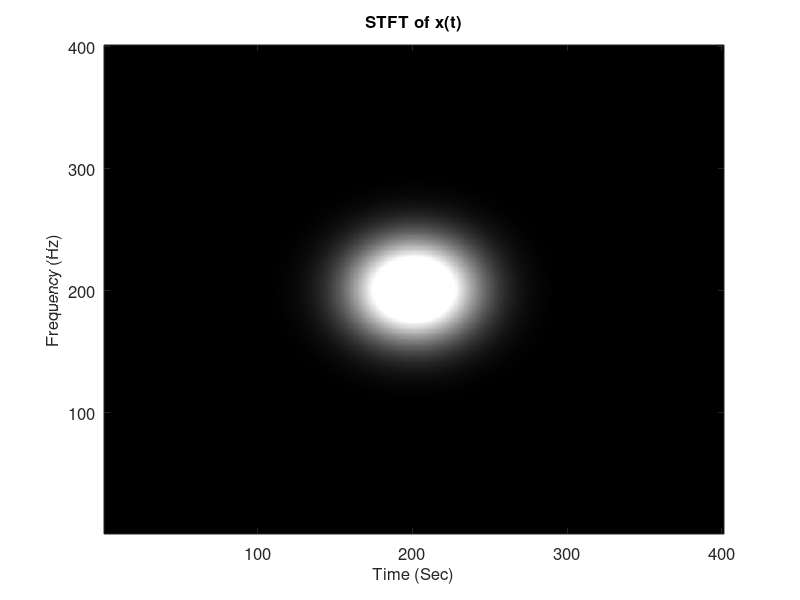

Reproduce this figure in MATLAB.
%% inputs

dt = 1/50;
df = 1/50;
t = -4:dt:4;
f = -4:df:4;
x = exp(-pi * t.^2);
sigma = 1;

%% parameters

n = t / dt;
m = f / df;
N = 1/dt/df;
T = length(t);
F = length(f);
Q = floor(1.9143/sqrt(sigma)/dt);
B = Q * dt;
i0 = 1;

%% window function
w = -B:dt:B;
w = (sigma^0.25)*exp(-pi*sigma.*w.*w);

%% padding
pad = zeros(1,Q);
x_pad = [pad x pad];

%% calculation
x1 = zeros(1,N);
X_fft = zeros(length(f),length(t));
mk = round(mod(m,N))+1;
q = 1:2*Q+1;
for i = 1:T
    x1(1:2*Q+1) = w .* x_pad(i0+q-1);
    X1 = fft(x1,N);
    X_fft(:,i) = X1(mk) .* exp(1i * 2 * pi * (Q-n(i0)) * mk / N) * dt;
    i0 = i0 + 1;
end

%% plot

figure
C = 400;
image(abs(X_fft)/max(max(abs(X_fft)))*C)   % C 是一個常數，我習慣選 C=400
% 或 image(t, f, abs(y)/max(max(abs(y)))*C) 
colormap(gray(256))         % 變成 gray-level 的圖
set(gca,'Ydir','normal')    % 若沒這一行, y-axis 的方向是倒過來的

set(gca,'Fontsize',12)        % 改變橫縱軸數值的 font sizes 
xlabel('Time (Sec)','Fontsize',12)             % x-axis
ylabel('Frequency (Hz)','Fontsize',12)      % y-axis
title('STFT of x(t)','Fontsize',12)              % title
 
